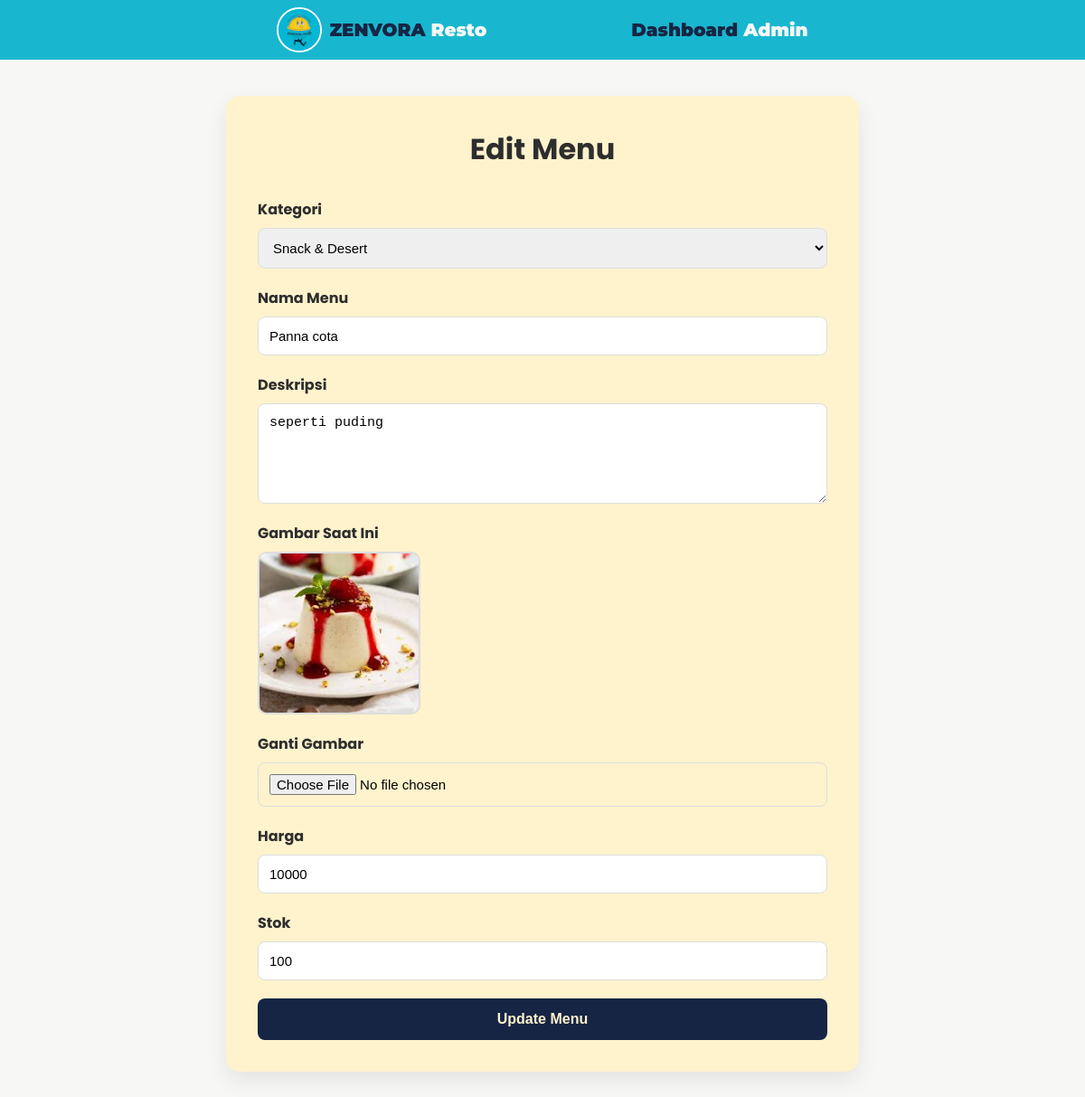
/admin/edit_menu.php?id=78 (signed in), run on the app's committed database.
### tables this page shows
CREATE TABLE `menus` (
  `id` int(11) NOT NULL,
  `category_id` int(11) DEFAULT NULL,
  `nama_menu` varchar(100) DEFAULT NULL,
  `deskripsi` text DEFAULT NULL,
  `harga` int(11) DEFAULT NULL,
  `gambar` varchar(255) DEFAULT NULL,
  `stok` int(11) DEFAULT NULL,
  `rating` decimal(2,1) DEFAULT 0.0,
  `total_review` int(11) DEFAULT 0
);

CREATE TABLE `categories` (
  `id` int(11) NOT NULL,
  `nama_kategori` varchar(100) DEFAULT NULL
);

### admin/edit_menu.php (the view, shortened to what this page needs)
<?php
include "../database/koneksi.php";
$id = $_GET['id'];
$data = mysqli_fetch_assoc(
    mysqli_query($conn, "SELECT * FROM menus WHERE id='$id'")
);
$kategori = mysqli_query(
    $conn,
    "SELECT * FROM categories"
);
include "adminHeader.php";
include "adminNavbar.php";
?>
<section class="edit-menu">
    <h1>Edit Menu</h1>
    <form method="POST" enctype="multipart/form-data">
        <label>Kategori</label>
        <select name="category_id" required>
            <?php while($kat=mysqli_fetch_assoc($kategori)){ ?>
            <option
                value="<?= $kat['id']; ?>"
                <?= $kat['id']==$data['category_id'] ? "selected" : ""; ?>>
                <?= $kat['nama_kategori']; ?>
            </option>
            <?php } ?>
        </select>
        <label>Nama Menu</label>
        <input
            type="text"
            name="nama_menu"
            value="<?= htmlspecialchars($data['nama_menu']); ?>"
            required>
        <label>Deskripsi</label>
        <textarea
            name="deskripsi"
            rows="5"
            required><?= htmlspecialchars($data['deskripsi']); ?></textarea>
        <label>Gambar Saat Ini</label>
        <img
            src="../assets/images/Menu/<?= $data['gambar']; ?>"
            width="180">
        <label>Ganti Gambar</label>
        <input
            type="file"
            name="gambar"
            accept="image/*">
        <label>Harga</label>
        <input
            type="number"
            name="harga"
            value="<?= $data['harga']; ?>"
            required>
        <label>Stok</label>
        <input
            type="number"
            name="stok"
            value="<?= $data['stok']; ?>"
            required>
        <button
            type="submit"
            name="update">
            Update Menu
        </button>
    </form>
</section>
</body>
</html>

### assets/css/admin.css (style rules this page uses)
:root { --main-color: #f7F7F5; --secondary-color: #18B7CF; --font-main-color: #2E2E2E; --font-secondary-color:#D4A437; --card-main: #fff3cd; --border-color:#E5E0D5; --Tosku-color: #162544; --font-navbar: #facc15; --alert-main: #F97316; --error-main: #EF4444; }
* { margin: 0; padding: 0; box-sizing: border-box; }
body { background: var(--main-color); color: #000000; font-family: "Poppins", sans-serif; }
.edit-menu { width:100%; max-width:700px; margin:40px auto; padding:35px; background: var(--card-main); border-radius:15px; box-shadow:0 10px 25px rgba(0,0,0,.08); }
.edit-menu h1 { text-align:center; font-size:32px; color: var(--font-main-color); margin-bottom:30px; }
.edit-menu form { display:flex; flex-direction:column; }
.edit-menu label { margin-bottom:8px; font-weight:bold; color: var(--font-main-color); }
.edit-menu input, .edit-menu select, .edit-menu textarea { width:100%; padding:12px; margin-bottom:20px; border:1px solid #ddd; border-radius:8px; font-size:15px; outline:none; transition:.3s; box-sizing:border-box; }
.edit-menu textarea { resize:vertical; }
.edit-menu img { width:180px; border-radius:10px; margin-bottom:20px; border:2px solid #ddd; object-fit:cover; }
.edit-menu button { background: var(--Tosku-color); color: var(--card-main); padding:14px; border:none; border-radius:8px; font-size:16px; font-weight:bold; cursor:pointer; transition:.3s; }

### data on the page
menus: category_id "Snack & Desert", nama_menu "Panna cota", deskripsi "seperti puding", gambar (picture), harga "10000", stok "100"
